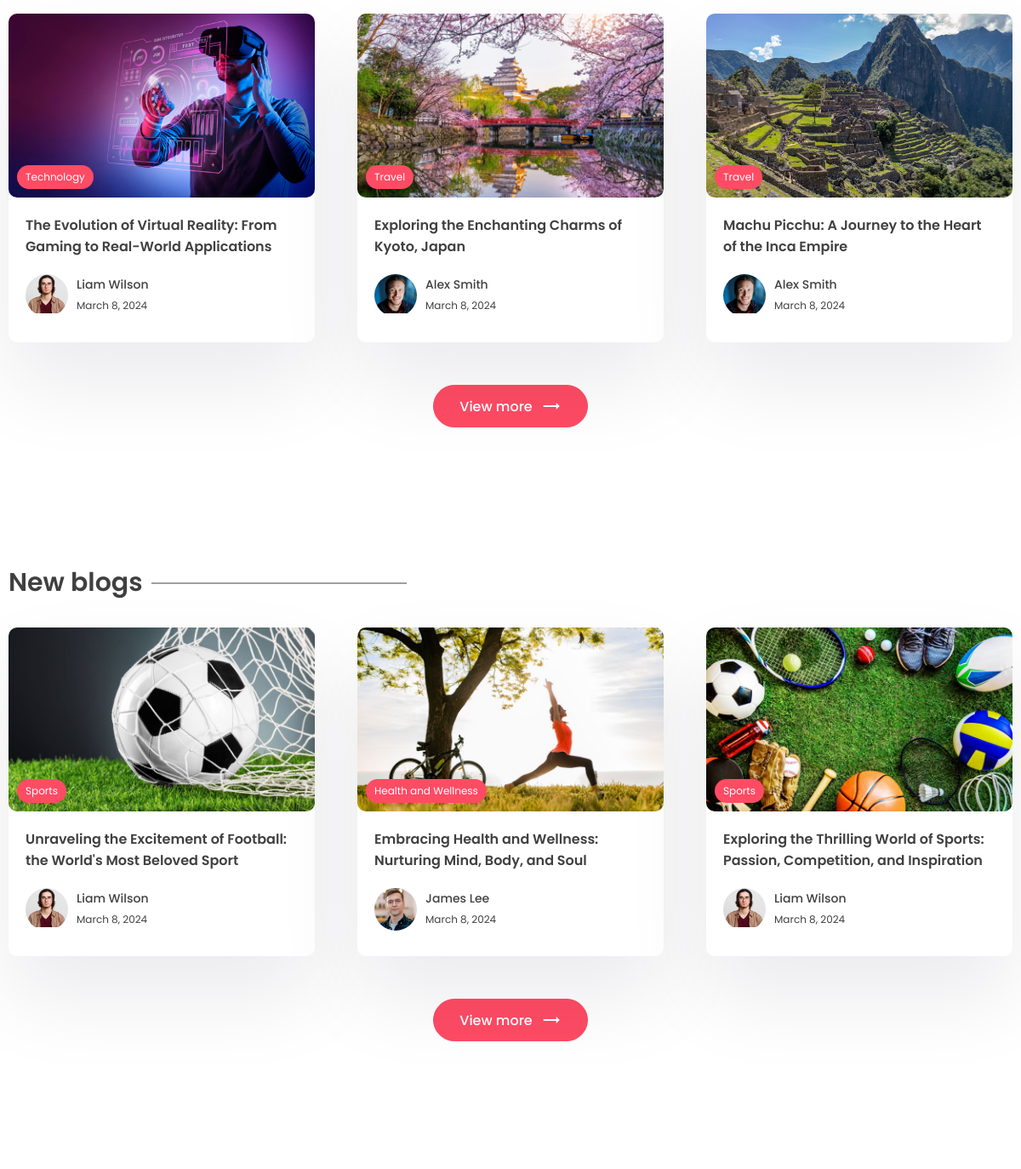
The app's page / (middle part), older data.
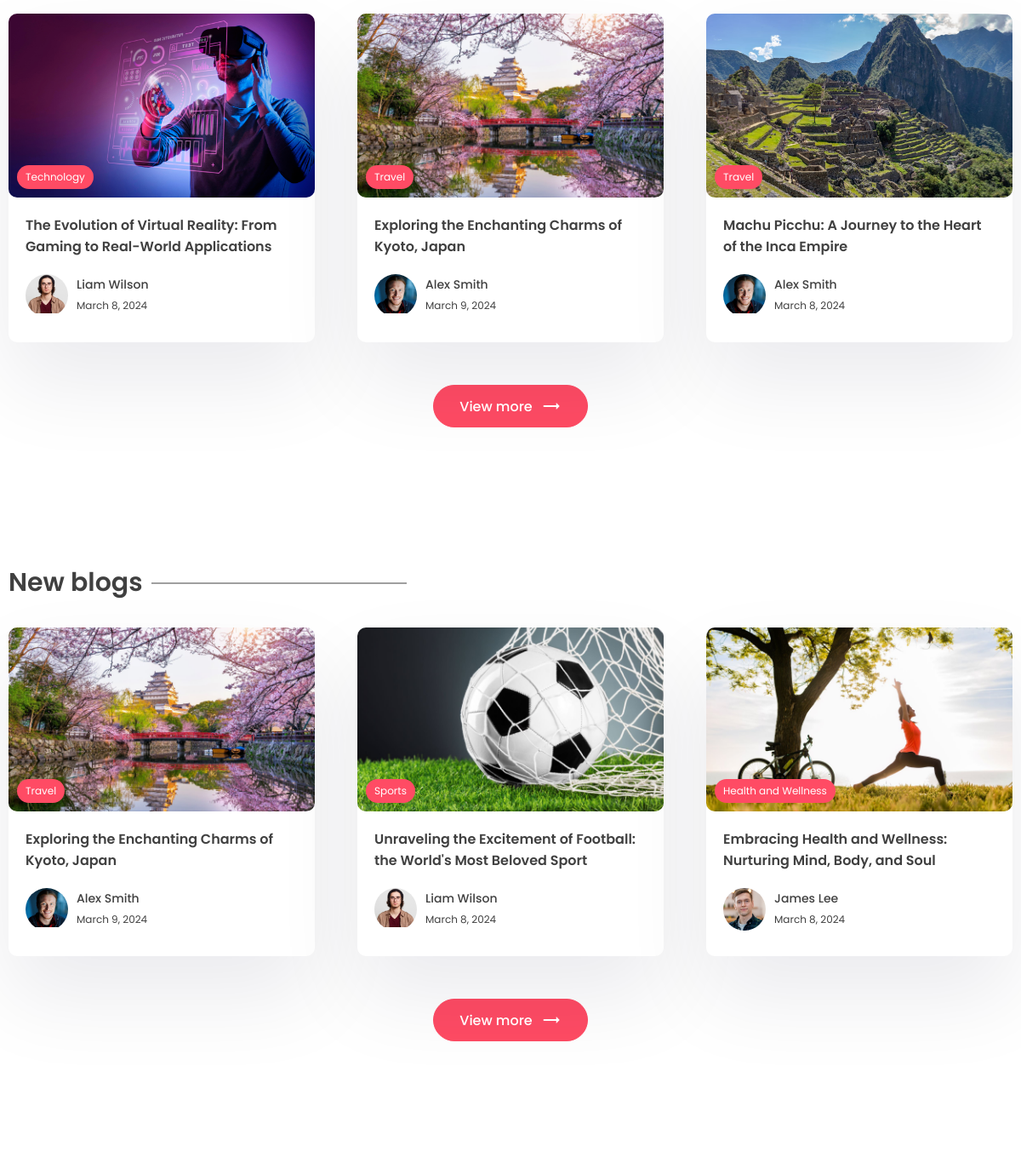
The same page, newer data.
### posts/models.py (models this page shows, shortened)
class Post(models.Model):
    title = models.CharField(max_length=200)
    content = models.TextField()
    last_updated = models.DateTimeField(auto_now=True)
    slug = models.SlugField(max_length=200, unique=True)
    image = models.ImageField(null=True, blank=True, upload_to="images/")
    tags = models.ManyToManyField(Tag, blank=True, related_name='post')
    view_count = models.IntegerField(null=True, blank=True)
    is_featured = models.BooleanField(default=False)
    author = models.ForeignKey(User, on_delete=models.CASCADE, null=True, blank=True)
    bookmarks = models.ManyToManyField(User, related_name="bookmarks", default=None, blank=True)
    likes = models.ManyToManyField(User, related_name="likes", default=None, blank=True)

class Tag(models.Model):
    name = models.CharField(max_length=100)
    description = models.CharField(max_length=100)
    slug = models.SlugField(max_length=200, unique=True)

### accounts/models.py (models this page shows, shortened)
class Profile(models.Model):
    user = models.OneToOneField(User, on_delete=models.CASCADE)
    profile_image = models.ImageField(null=True, blank=True, upload_to="images/")
    slug = models.SlugField(max_length=200, unique=True)
    bio = models.CharField(null=True, blank=True, max_length=200)
    def full_name(self):
        return f'{self.user.first_name} {self.user.last_name}'

### blogapp/views.py (the view, shortened to what this page needs)
# urls.py: path('', views.index, name="index"),
def index(request):
    posts = Post.objects.all()
    top_posts = Post.objects.all().order_by('-view_count')[0:3]
    recent_posts = Post.objects.all().order_by('-last_updated')[0:3]
    featured_blog = Post.objects.filter(is_featured = True)
    subscribe_form = SubscribeForm()
    subscribe_successful = None
    website_info = None
    if WebsiteMeta.objects.all().exists():
        website_info = WebsiteMeta.objects.all()[0]
    if featured_blog:
        featured_blog = featured_blog[0]
    profile = request.user.profile if hasattr(request.user, 'profile') else None
    context = {
        'posts':posts,
        'website_info':website_info,
        'top_posts':top_posts,
        'recent_posts':recent_posts,
        'subscribe_form':subscribe_form,
        'subscribe_successful':subscribe_successful,
        'featured_blog': featured_blog,
        'profile': profile,
    }
    return render(request, 'index.html', context)

### templates/index.html (shortened to what this page needs)
{% extends "base.html" %}
{% load static %}
{% block content %}
    <section class="sp">
        <div class="container">
            <div class="grid-3">
                {% for post in top_posts %}
                <a href="{% url "post_page" post.slug %}">
                    <div class="card">
                        <div class="post-img">
                            <img src="{{post.image.url}}" alt="" />
                            <div class="tag">{{post.tags.all.0.name}}</div>
                        </div>
                        <div class="card-content">
                            <h3>
                                {{post.title}}
                            </h3>
                            <div class="author">
                                <div class="profile-pic">
                                    {% if post.author.profile.profile_image %}
                                        <img src="{{ post.author.profile.profile_image.url }}" alt="Profile Image">
                                    {% else %}
                                        <img src="{% static "images/blank-profile.webp" %}" alt="blank Image">
                                    {% endif %}
                                </div>
                                <div class="details">
                                    <p>{{post.author.profile.full_name}}</p>
                                    <small>{{post.last_updated|date}}</small>
                                </div>
                            </div>
                        </div>
                    </div>
                </a>
                {% endfor %}
            </div>
            <center>
                <a href="{% url "all_posts" %}"><button class="btn btn-primary rounded view">
                View more <span class="material-icons"> trending_flat </span>
                </button></a>
            </center>
        </div>
    </section>
    <section class="sp">
        <div class="container">
            <h1 class="sec-title">New blogs</h1>
            <div class="grid-3">
                {% for post in recent_posts %}
                <a href="{% url "post_page" post.slug %}">
                    <div class="card">
                        <div class="post-img">
                            <img src="{{post.image.url}}" alt="" />
                            <div class="tag">{{post.tags.all.0.name}}</div>
                        </div>
                        <div class="card-content">
                            <h3>
                                {{post.title}}
                            </h3>
                            <div class="author">
                                <div class="profile-pic">
                                    {% if post.author.profile.profile_image %}
                                        <img src="{{ post.author.profile.profile_image.url }}" alt="Profile Image">
                                    {% else %}
                                        <img src="{% static "images/blank-profile.webp" %}" alt="blank Image">
                                    {% endif %}
                                </div>
                                <div class="details">
                                    <p>{{post.author.profile.full_name}}</p>
                                    <small>{{post.last_updated|date}}</small>
                                </div>
                            </div>
                        </div>
                    </div>
                </a>
                {% endfor %}
            </div>
            <center>
                <a href="{% url "all_posts" %}"><button class="btn btn-primary rounded view">
                View more <span class="material-icons"> trending_flat </span>
                </button></a>
            </center>
        </div>
    </section>
{% endblock content %}

Row changes from the older to the newer data that the page shows:
no longer on this page (row unchanged): Post: image (picture), tags.all.0.name "Sports", title "Exploring the Thrilling World of Sports: Passion, Competition, and Inspiration", author.profile.profile_image (picture), author.profile.full_name "Liam Wilson", last_updated "March 8, 2024", shown under "New blogs"
now on one of the page's lists (row edited): Post: tags.all.0.name "Travel", title "Exploring the Enchanting Charms of Kyoto, Japan", author.profile.full_name "Alex Smith", last_updated "March 9, 2024"
changed Post "Exploring the Enchanting Charms of Kyoto, Japan": last_updated "March 8, 2024" → "March 9, 2024"
